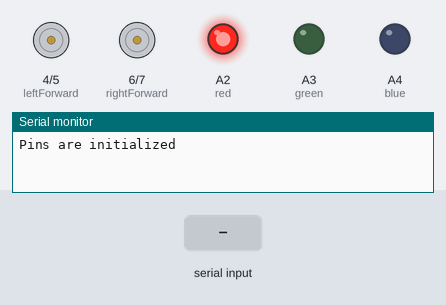
Bench run of a sketch on a simulated Arduino Uno, built with avr-gcc and run on an emulated ATmega328P. Shown: motor-driver pin pairs drawn as motors (green arrow = first pin HIGH = forward, orange = second pin HIGH = backward, longer = more drive), output pins drawn as LEDs (lit = HIGH), the last lines printed to the serial monitor. The inputs (shaded band) are chosen by the test bench. Pins used as bus, display or sensor lines are not drawn.

Above: at 1.2 s.
1.3 s: "90,45\n" received over the second serial link
At 1.7 s:
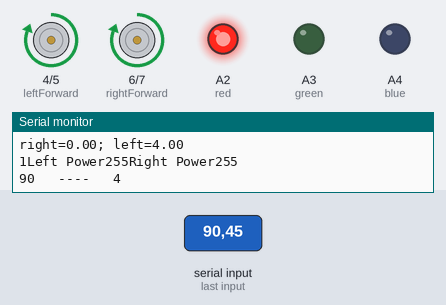
2.8 s: "," received over the second serial link
At 3.9 s:
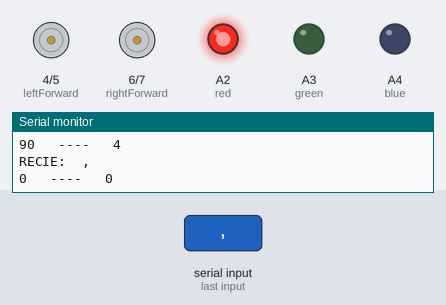
4.3 s: "30,150\n" received over the second serial link
At 5.6 s:
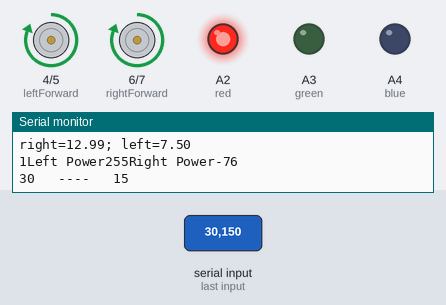
Timing chart, 0 to 7.3 s (numbered marks = the images above; inputs shaded):
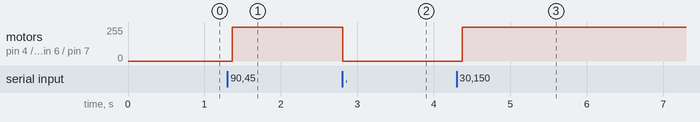

The sketch:

smart_Car.ino
```cpp
#include <SoftwareSerial.h>
/*
INSTRUCTIONS FOR SOFTWARE SERIAL:
 * RX is digital pin 10 (connect to TX of other device)
 * TX is digital pin 11 (connect to RX of other device)
*/
//software serial and pin initialization
SoftwareSerial bluetooth(10, 11); // RX, TX
const float pi = 3.14159267;
const float toDeg = 180/pi;
const float toRad = pi/180;
int maxValue = 255;
int leftPower = A0;
int rightPower = A1;
int leftForward = 4;
int leftBackward = 5;
int rightForward = 6;
int rightBackward = 7;

int red = A2;
int green = A3;
int blue = A4;

//temporary variables
String data;

void setup() {
  Serial.begin(9600);
  while (!Serial); // wait for serial port to connect.
  bluetooth.begin(9600);
  pinMode(leftPower,OUTPUT);
  pinMode(rightPower,OUTPUT);
  pinMode(leftForward,OUTPUT);
  pinMode(leftBackward,OUTPUT);
  pinMode(rightForward,OUTPUT);
  pinMode(rightBackward,OUTPUT);
  //color pins
  pinMode(red,OUTPUT);
  pinMode(green,OUTPUT);
  pinMode(blue,OUTPUT);
  //initial color red
  analogWrite(red,255);
  Serial.println("Pins are initialized");
}
float degrees2radians(float degrees) {
  return degrees * toRad;
}
int convertTo(float val)
{
 return (val/10)*255;
}
int findQuad(int angle)
{
  if(angle>0 && angle<=90)
      return 1;
  if(angle>90 && angle<=180)
      return 2;
  if(angle>180 && angle<=270)
      return 3;
  if(angle>270 && angle<=360)
      return 4;
}
float abss(float n)
{
  if(n<0)
    return n*-1;
  return n;
}
void handlePins(int angle,int power)
{
  //base case
  if(power == 0)
  {
    analogWrite(leftPower,0);
    analogWrite(rightPower,0);
    digitalWrite(leftBackward,LOW);
    digitalWrite(leftForward,LOW);
    digitalWrite(rightBackward,LOW);
    digitalWrite(rightForward,LOW);
    return;
  }
  float x = power * abss(cos(degrees2radians(angle)));
  float y = power * abss(sin(degrees2radians(angle)));
  int quad = findQuad(angle);

  int x_m = maxValue - convertTo(x);
  int y_m = maxValue - convertTo(y);
  Serial.println("right="+String(x)+"; left="+String(y));
  Serial.print(quad);
  switch(quad)
  {
    case 1:
    digitalWrite(leftBackward,LOW);
    digitalWrite(leftForward,HIGH);
    digitalWrite(rightBackward,LOW);
    digitalWrite(rightForward,HIGH);
    analogWrite(leftPower,maxValue);
    analogWrite(rightPower,x_m);
    Serial.print("Left Power" + String( maxValue));
    Serial.println("Right Power" + String(x_m));
    break;
    case 2:
    digitalWrite(leftBackward,LOW);
    digitalWrite(leftForward,HIGH);
    digitalWrite(rightBackward,LOW);
    digitalWrite(rightForward,HIGH);
    analogWrite(leftPower,x_m);
    analogWrite(rightPower,maxValue);
    Serial.print("Left Power" + String(x_m));
    Serial.println("Right Power" + String(maxValue));
    break;
    case 3:
    digitalWrite(leftBackward,HIGH);
    digitalWrite(leftForward,LOW);
    digitalWrite(rightBackward,HIGH);
    digitalWrite(rightForward,LOW);
    analogWrite(leftPower,y_m);
    analogWrite(rightPower,maxValue);
    Serial.print("Left Power" + String(y_m));
    Serial.println("Right Power" + String(maxValue));

    break;
    case 4:
    digitalWrite(leftBackward,HIGH);
    digitalWrite(leftForward,LOW);
    digitalWrite(rightBackward,HIGH);
    digitalWrite(rightForward,LOW);
    analogWrite(leftPower,maxValue);
    analogWrite(rightPower,y_m);
    Serial.print("Left Power" + String(maxValue));
    Serial.println("Right Power" + String(y_m));
    break;
  }
}
void processDATA(String d)
{
int index = d.indexOf(',');
int angle = (d.substring(0, index)).toInt();
int power = (d.substring(index+1)).toInt()/10;
handlePins(angle,power);
Serial.print(angle);
Serial.print("   ----   ");
Serial.println(power);
}
void handleColors()
{
  data = "";
  while (true)
  {
    while (bluetooth.available()) {
    data = data + (char)bluetooth.read();
    delay(10);
    }
    if(data!=""){
      if(data.indexOf("color")!=-1)
      {
        Serial.println("RETURNING");
        return ;
      }
      else
      {
       Serial.println(data);
       float color = data.toDouble();
        int r = (((int)color >> 16) & 0xff) ;
          int g = (((int)color >>  8) & 0xff);
        int b = (((int)color      ) & 0xff) ;
        if(b>70 && g>70)
        r = 0;
        Serial.println("Red "+ String(r)+" Green "+String(g)+" BLUE "+ String(b));
        analogWrite(red,r);
        analogWrite(green,g);
        analogWrite(blue,b);
      }
      data= "";
    }
    }
}
void loop() {
  while (bluetooth.available()) {
    data = data + (char)bluetooth.read();
    delay(10);
  }

  if(data!=""){
    Serial.println("RECIE:  "+data);
    if(data.indexOf("col")!=-1)
    {
      Serial.println("GOING to handle");
      handleColors();
    }
    else
    {
       if(data.indexOf(",")!=-1){
          processDATA(data);
       }
    }
    data = "";
  }
}
```

Measured:
- after the input at 1.3 s, motor on pin 4 (leftForward) / pin 5 (leftBackward), motor on pin 6 (rightForward) / pin 7 (rightBackward): stopped → forward 255/255 after 0.06 s
- after the input at 2.8 s, motor on pin 4 (leftForward) / pin 5 (leftBackward), motor on pin 6 (rightForward) / pin 7 (rightBackward): forward 255/255 → stopped at once
- after the input at 4.3 s, motor on pin 4 (leftForward) / pin 5 (leftBackward), motor on pin 6 (rightForward) / pin 7 (rightBackward): stopped → forward 255/255 after 0.07 s
